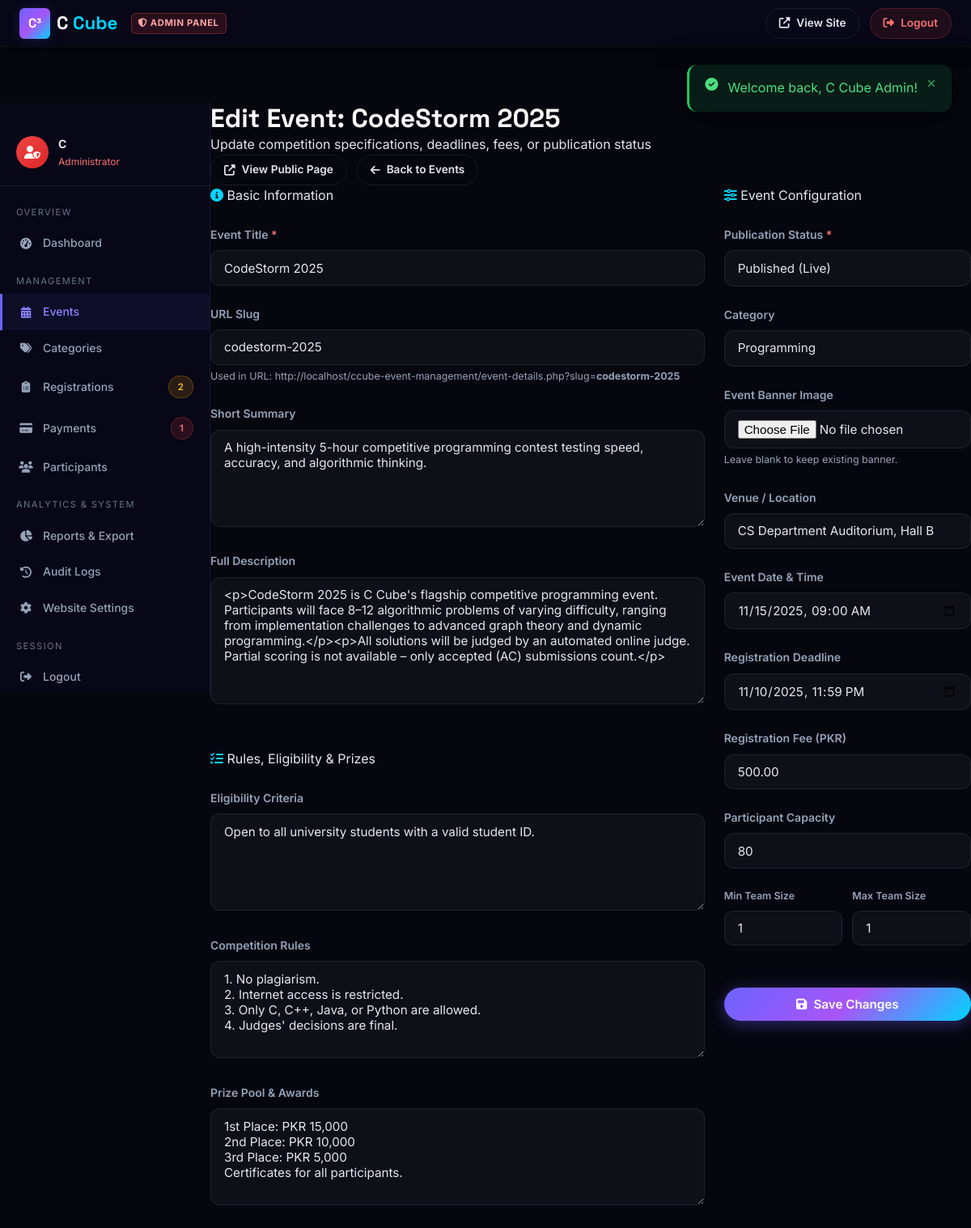
Page /admin/event-edit.php?id=1 (signed in) on the committed database.
### tables this page shows
CREATE TABLE IF NOT EXISTS events (
    id                    INT UNSIGNED AUTO_INCREMENT PRIMARY KEY,
    category_id           INT UNSIGNED DEFAULT NULL,
    title                 VARCHAR(200)  NOT NULL,
    slug                  VARCHAR(220)  NOT NULL,
    short_description     VARCHAR(400)  DEFAULT NULL,
    description           LONGTEXT      DEFAULT NULL,
    banner_path           VARCHAR(300)  DEFAULT NULL,
    event_date            DATETIME      DEFAULT NULL,
    registration_deadline DATETIME      DEFAULT NULL,
    venue                 VARCHAR(300)  DEFAULT NULL,
    registration_fee      DECIMAL(10,2) NOT NULL DEFAULT 0.00,
    capacity              INT UNSIGNED  DEFAULT NULL,
    minimum_team_size     TINYINT UNSIGNED NOT NULL DEFAULT 1,
    maximum_team_size     TINYINT UNSIGNED NOT NULL DEFAULT 1,
    eligibility           TEXT          DEFAULT NULL,
    rules                 TEXT          DEFAULT NULL,
    prize_information     TEXT          DEFAULT NULL,
    status                ENUM('draft','published','closed','cancelled') NOT NULL DEFAULT 'draft',
    created_at            DATETIME      NOT NULL DEFAULT CURRENT_TIMESTAMP,
    updated_at            DATETIME      NOT NULL DEFAULT CURRENT_TIMESTAMP ON UPDATE CURRENT_TIMESTAMP,
    UNIQUE KEY uq_events_slug (slug),
    INDEX idx_events_status (status),
    INDEX idx_events_date (event_date),
    INDEX idx_events_deadline (registration_deadline),
    CONSTRAINT fk_events_category FOREIGN KEY (category_id) REFERENCES categories(id) ON DELETE SET NULL
);

CREATE TABLE IF NOT EXISTS categories (
    id          INT UNSIGNED AUTO_INCREMENT PRIMARY KEY,
    name        VARCHAR(100) NOT NULL,
    slug        VARCHAR(120) NOT NULL,
    description TEXT         DEFAULT NULL,
    icon        VARCHAR(80)  DEFAULT 'fa-trophy',
    created_at  DATETIME     NOT NULL DEFAULT CURRENT_TIMESTAMP,
    UNIQUE KEY uq_categories_slug (slug)
);

### includes/functions.php (called while the page is built, shortened)
<?php
function e(string $s): string {
    return htmlspecialchars($s, ENT_QUOTES | ENT_SUBSTITUTE, 'UTF-8');
}

### admin/event-edit.php (the view, shortened to what this page needs)
<?php
require_once __DIR__ . '/admin-header.php';
$event_id = (int)($_GET['id'] ?? 0);
$stmt = $pdo->prepare("SELECT * FROM events WHERE id = ? LIMIT 1");
$stmt->execute([$event_id]);
$event = $stmt->fetch();
$categories = $pdo->query("SELECT * FROM categories ORDER BY name ASC")->fetchAll();
?>
<div class="dashboard-header">
  <div>
    <h1 class="dashboard-title">Edit Event: <?= e($event['title']) ?></h1>
    <p class="dashboard-subtitle">Update competition specifications, deadlines, fees, or publication status</p>
  </div>
  <div style="display:flex;gap:0.75rem">
    <a href="<?= BASE_URL ?>event-details.php?slug=<?= e($event['slug']) ?>" target="_blank" class="btn btn-outline btn-sm">
      <i class="fa fa-external-link-alt"></i> View Public Page
    </a>
    <a href="<?= BASE_URL ?>admin/events.php" class="btn btn-outline btn-sm">
      <i class="fa fa-arrow-left"></i> Back to Events
    </a>
  </div>
</div>
<form method="POST" action="" enctype="multipart/form-data">
  <div style="display:grid;grid-template-columns:2fr 1fr;gap:1.5rem;align-items:start">
    <div style="display:flex;flex-direction:column;gap:1.5rem">
      <div class="dash-card">
        <div class="dash-card-header mb-3">
          <div class="dash-card-title"><i class="fa fa-info-circle text-accent"></i> Basic Information</div>
        </div>
        <div class="form-group mb-3">
          <label class="form-label" for="title">Event Title <span class="text-danger">*</span></label>
          <input type="text" id="title" name="title" class="form-control" value="<?= e($event['title']) ?>" required>
        </div>
        <div class="form-group mb-3">
          <label class="form-label" for="slug">URL Slug</label>
          <input type="text" id="slug" name="slug" class="form-control" value="<?= e($event['slug']) ?>">
          <small class="text-muted text-xs">Used in URL: <?= BASE_URL ?>event-details.php?slug=<strong><?= e($event['slug']) ?></strong></small>
        </div>
        <div class="form-group mb-3">
          <label class="form-label" for="short_description">Short Summary</label>
          <textarea id="short_description" name="short_description" class="form-control" rows="2"><?= e($event['short_description'] ?? '') ?></textarea>
        </div>
        <div class="form-group mb-3">
          <label class="form-label" for="description">Full Description</label>
          <textarea id="description" name="description" class="form-control" rows="7"><?= e($event['description'] ?? '') ?></textarea>
        </div>
      </div>
      <div class="dash-card">
        <div class="dash-card-header mb-3">
          <div class="dash-card-title"><i class="fa fa-list-check text-accent"></i> Rules, Eligibility & Prizes</div>
        </div>
        <div class="form-group mb-3">
          <label class="form-label" for="eligibility">Eligibility Criteria</label>
          <textarea id="eligibility" name="eligibility" class="form-control" rows="3"><?= e($event['eligibility'] ?? '') ?></textarea>
        </div>
        <div class="form-group mb-3">
          <label class="form-label" for="rules">Competition Rules</label>
          <textarea id="rules" name="rules" class="form-control" rows="4"><?= e($event['rules'] ?? '') ?></textarea>
        </div>
        <div class="form-group mb-3">
          <label class="form-label" for="prize_information">Prize Pool & Awards</label>
          <textarea id="prize_information" name="prize_information" class="form-control" rows="3"><?= e($event['prize_information'] ?? '') ?></textarea>
        </div>
      </div>
    </div>
    <div style="display:flex;flex-direction:column;gap:1.5rem">
      <div class="dash-card">
        <div class="dash-card-header mb-3">
          <div class="dash-card-title"><i class="fa fa-sliders-h text-accent"></i> Event Configuration</div>
        </div>
        <div class="form-group mb-3">
          <label class="form-label" for="status">Publication Status <span class="text-danger">*</span></label>
          <select id="status" name="status" class="form-control" required>
            <option value="published" <?= $event['status']==='published'?'selected':'' ?>>Published (Live)</option>
          </select>
        </div>
        <div class="form-group mb-3">
          <label class="form-label" for="category_id">Category</label>
          <select id="category_id" name="category_id" class="form-control">
            <?php foreach ($categories as $cat): ?>
              <option value="<?= $cat['id'] ?>" <?= ((int)$event['category_id'] === (int)$cat['id']) ? 'selected' : '' ?>>
                <?= e($cat['name']) ?>
              </option>
            <?php endforeach; ?>
          </select>
        </div>
        <div class="form-group mb-3">
          <label class="form-label" for="banner">Event Banner Image</label>
          <input type="file" id="banner" name="banner" class="form-control" accept="image/jpeg,image/png,image/webp">
          <small class="text-muted text-xs">Leave blank to keep existing banner.</small>
        </div>
        <div class="form-group mb-3">
          <label class="form-label" for="venue">Venue / Location</label>
          <input type="text" id="venue" name="venue" class="form-control" value="<?= e($event['venue'] ?? '') ?>">
        </div>
        <div class="form-group mb-3">
          <label class="form-label" for="event_date">Event Date & Time</label>
          <input type="datetime-local" id="event_date" name="event_date" class="form-control" value="<?= !empty($event['event_date']) ? date('Y-m-d\TH:i', strtotime($event['event_date'])) : '' ?>">
        </div>
        <div class="form-group mb-3">
          <label class="form-label" for="registration_deadline">Registration Deadline</label>
          <input type="datetime-local" id="registration_deadline" name="registration_deadline" class="form-control" value="<?= !empty($event['registration_deadline']) ? date('Y-m-d\TH:i', strtotime($event['registration_deadline'])) : '' ?>">
        </div>
        <div class="form-group mb-3">
          <label class="form-label" for="registration_fee">Registration Fee (PKR)</label>
          <input type="number" step="0.01" min="0" id="registration_fee" name="registration_fee" class="form-control" value="<?= e($event['registration_fee']) ?>" required>
        </div>
        <div class="form-group mb-3">
          <label class="form-label" for="capacity">Participant Capacity</label>
          <input type="number" min="1" id="capacity" name="capacity" class="form-control" value="<?= e($event['capacity'] ?? '') ?>">
        </div>
        <div style="display:grid;grid-template-columns:1fr 1fr;gap:0.75rem" class="mb-4">
          <div class="form-group">
            <label class="form-label text-xs" for="minimum_team_size">Min Team Size</label>
            <input type="number" min="1" max="20" id="minimum_team_size" name="minimum_team_size" class="form-control" value="<?= e($event['minimum_team_size']) ?>" required>
          </div>
          <div class="form-group">
            <label class="form-label text-xs" for="maximum_team_size">Max Team Size</label>
            <input type="number" min="1" max="20" id="maximum_team_size" name="maximum_team_size" class="form-control" value="<?= e($event['maximum_team_size']) ?>" required>
          </div>
        </div>
        <button type="submit" class="btn btn-primary" style="width:100%">
          <i class="fa fa-save"></i> Save Changes
        </button>
      </div>
    </div>
  </div>
</form>
<?php require_once __DIR__ . '/admin-footer.php'; ?>

### assets/css/style.css (style rules this page uses)
:root { --clr-bg: #080818; --clr-bg-2: #0d0d22; --clr-bg-card: rgba(255,255,255,0.04); --clr-surface: rgba(255,255,255,0.06); --clr-border: rgba(255,255,255,0.08); --clr-border-2: rgba(108,99,255,0.25); --clr-primary: #6c63ff; --clr-primary-2: #8b83ff; --clr-accent: #00d4ff; --clr-accent-2: #7cf5ff; --clr-purple: #a855f7; --clr-pink: #ec4899; --clr-green: #22c55e; --clr-yellow: #f59e0b; --clr-red: #ef4444; --clr-text: #e2e8f0; --clr-text-muted: #94a3b8; --clr-text-faint: #64748b; --clr-white: #ffffff; --grad-primary: linear-gradient(135deg, #6c63ff 0%, #a855f7 50%, #00d4ff 100%); --grad-card: linear-gradient(135deg, rgba(108,99,255,0.15) 0%, rgba(0,212,255,0.05) 100%); --grad-hero: linear-gradient(135deg, #080818 0%, #0d0d22 40%, #130d33 100%); --font-base: 'Inter', system-ui, sans-serif; --font-heading: 'Space Grotesk', 'Inter', system-ui, sans-serif; --radius-sm: 6px; --radius-md: 12px; --radius-lg: 20px; --radius-xl: 28px; --radius-full: 9999px; --shadow-sm: 0 1px 3px rgba(0,0,0,0.4); --shadow-md: 0 4px 20px rgba(0,0,0,0.5); --shadow-lg: 0 8px 40px rgba(0,0,0,0.6); --shadow-glow: 0 0 30px rgba(108,99,255,0.3); --shadow-glow-sm: 0 0 15px rgba(108,99,255,0.2); --transition: 0.3s ease; --transition-slow: 0.5s ease; }
*, *::before, *::after { box-sizing: border-box; margin: 0; padding: 0; }
html { scroll-behavior: smooth; font-size: 16px; }
body { font-family: var(--font-base); background: var(--clr-bg); color: var(--clr-text); line-height: 1.6; overflow-x: hidden; min-height: 100vh; }
h1,h2,h3,h4,h5,h6 { font-family: var(--font-heading); font-weight: 700; line-height: 1.2; color: var(--clr-white); }
a { color: var(--clr-primary-2); text-decoration: none; transition: color var(--transition); }
.btn { display: inline-flex; align-items: center; justify-content: center; gap: 0.5rem; font-family: var(--font-base); font-size: 0.95rem; font-weight: 600; padding: 0.7rem 1.6rem; border-radius: var(--radius-full); border: none; cursor: pointer; transition: all var(--transition); text-decoration: none; white-space: nowrap; position: relative; overflow: hidden; }
.btn::after { content: ''; position: absolute; inset: 0; background: rgba(255,255,255,0); transition: background var(--transition); }
.btn-primary { background: var(--grad-primary); color: #fff; box-shadow: 0 4px 20px rgba(108,99,255,0.4); }
.btn-outline { background: transparent; color: var(--clr-text); border: 1px solid var(--clr-border); }
.btn-sm { padding: 0.45rem 1rem; font-size: 0.85rem; }
.form-group { margin-bottom: 1.25rem; }
.form-label { display: block; font-size: 0.875rem; font-weight: 600; color: var(--clr-text-muted); margin-bottom: 0.5rem; }
.form-control { width: 100%; background: rgba(255,255,255,0.04); border: 1px solid var(--clr-border); border-radius: var(--radius-md); color: var(--clr-text); font-family: var(--font-base); font-size: 0.95rem; padding: 0.7rem 1rem; transition: border-color var(--transition), box-shadow var(--transition); appearance: none; outline: none; }
.form-control::placeholder { color: var(--clr-text-faint); }
select.form-control option { background: #0d0d22; color: var(--clr-text); }
textarea.form-control { resize: vertical; min-height: 120px; }
.text-muted { color: var(--clr-text-muted); }
.text-accent { color: var(--clr-accent); }
.text-danger { color: #f87171; }
.text-xs { font-size: 0.78rem; }
.mb-3 { margin-bottom: 1.5rem; }
.mb-4 { margin-bottom: 2rem; }

### assets/css/animations.css (style rules this page uses)
.btn { overflow: hidden; }

### assets/css/dashboard.css (style rules this page uses)
body.dashboard-body { background: #06060f; }

### rows in the picture
events: title "CodeStorm 2025", slug "codestorm-2025", short_description "A high-intensity 5-hour competitive programming contest testing speed, accuracy, and algorithmic thinking.", description "<p>CodeStorm 2025 is C Cube's flagship competitive programming event. Participants will face 8–12 algorithmic problems of varying difficulty, ranging from implementation challenges to advanced graph theory and dynamic programming.</p><p>All solutions will be judged by an automated online judge. Partial scoring is not available – only accepted (AC) submissions count.</p>", eligibility "Open to all university students with a valid student ID.", rules "1. No plagiarism. 2. Internet access is restricted. 3. Only C, C++, Java, or Python are allowed. 4. Judges' decisions are final.", prize_information "1st Place: PKR 15,000 2nd Place: PKR 10,000 3rd Place: PKR 5,000 Certificates for all participants.", status "Published (Live)", category_id "Programming", venue "CS Department Auditorium, Hall B", event_date "11/15/2025 09:00", registration_deadline "11/10/2025 23:59", registration_fee "500.00", capacity "80", minimum_team_size "1", maximum_team_size "1"

### other values in the picture
$flash['message'] "Welcome back, C Cube Admin!"
explode(' ', $admin_user['full_name'])[0] "C"
$pending_registrations_count "2"
$pending_payments_count "1"
BASE_URL "http://localhost/ccube-event-management/"
